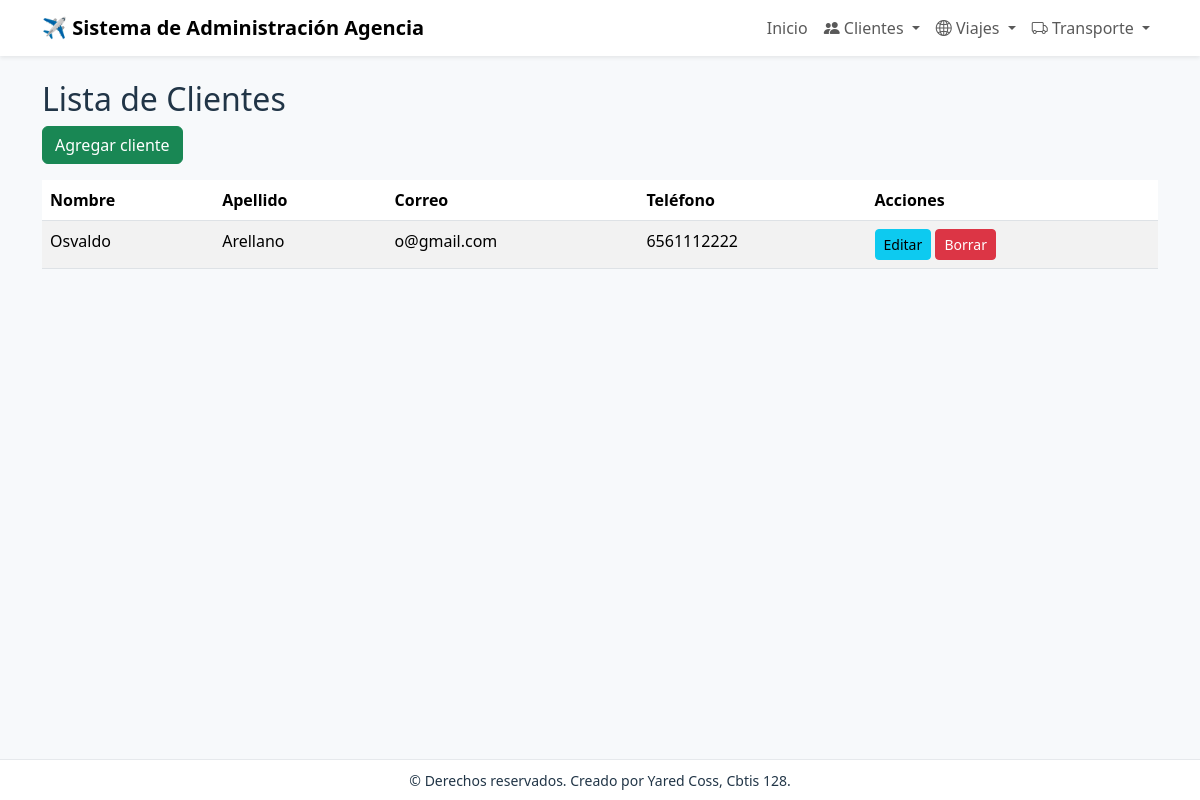
/clientes/, run on the app's committed database.
### app_clientes/models.py (models this page shows, shortened)
class Cliente(models.Model):
    nombre = models.CharField(max_length=100)
    apellido = models.CharField(max_length=100)
    correo = models.EmailField(max_length=254, blank=True, null=True)
    telefono = models.CharField(max_length=30, blank=True, null=True)
    direccion = models.TextField(blank=True, null=True)
    fecha_nacimiento = models.DateField(blank=True, null=True)

### app_clientes/views.py (the view)
# urls.py: path('clientes/', views.ver_clientes, name='ver_clientes'),
def ver_clientes(request):
    clientes = Cliente.objects.all().order_by('apellido', 'nombre')
    return render(request, 'clientes/ver_clientes.html', {'clientes': clientes})

### app_clientes/templates/clientes/ver_clientes.html (shortened to what this page needs)
{% extends 'base.html' %}
{% block content %}
<h2>Lista de Clientes</h2>
<a href="{% url 'agregar_clientes' %}" class="btn btn-success mb-3">Agregar cliente</a>
<table class="table table-striped">
  <thead>
    <tr>
      <th>Nombre</th>
      <th>Apellido</th>
      <th>Correo</th>
      <th>Teléfono</th>
      <th>Acciones</th>
    </tr>
  </thead>
  <tbody>
    {% for c in clientes %}
    <tr>
      <td>{{ c.nombre }}</td>
      <td>{{ c.apellido }}</td>
      <td>{{ c.correo }}</td>
      <td>{{ c.telefono }}</td>
      <td>
        <a class="btn btn-sm btn-info" href="{% url 'actualizar_clientes' c.id %}">Editar</a>
        <a class="btn btn-sm btn-danger" href="{% url 'borrar_clientes' c.id %}">Borrar</a>
      </td>
    </tr>
    {% empty %}
    <tr><td colspan="5">No hay clientes registrados.</td></tr>
    {% endfor %}
  </tbody>
</table>
{% endblock %}

### app_clientes/templates/base.html (style rules this page uses)
body { background: #f7f9fb; color: #213547; }

### data on the page
Cliente: nombre "Osvaldo", apellido "Arellano", correo "o@gmail.com", telefono "6561112222"
